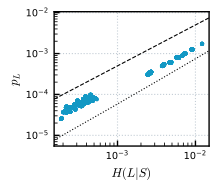

Reproduce this figure in Python.
import numpy as np
import matplotlib.pyplot as plt
from itertools import product
import matplotlib
from numba import njit, prange, get_num_threads, get_thread_id

p = 0.01 # physical error

n_q = 9  # number of data qubits


def Create_parity_check(Clifford_deformed):
    H = np.zeros((n_q-1, 2*n_q), dtype = int)

    # CSS surface code parity check
    H[0,[0,1]] = 1
    H[1,[1,2,4,5]] = 1
    H[2,[3,4,6,7]] = 1
    H[3,[7,8]] = 1
    H[4,[0+n_q,1+n_q,3+n_q,4+n_q]] = 1
    H[5,[2+n_q,5+n_q]] = 1
    H[6,[3+n_q,6+n_q]] = 1
    H[7,[4+n_q,5+n_q,7+n_q,8+n_q]] = 1

    for qubit in range(n_q):
        if Clifford_deformed[qubit] == 1:
            for check in H:
                # turn X check into Z
                if check[qubit] == 1:
                    check[qubit] = 0
                    check[qubit + n_q] = 1
                # turn Z check into X
                elif check[qubit + n_q] == 1:
                    check[qubit + n_q] = 0
                    check[qubit] = 1
        if Clifford_deformed[qubit] == 2:
            for check in H:
                # turn Z check into Y
                if check[qubit + n_q] == 1:
                    check[qubit] = 1
            
    return H


def Create_logicals(Clifford_deformed):
    # observable surface code
    obs = np.array([
        [0,0,0,0,0,0,0,0,0,1,0,0,1,0,0,1,0,0],
        [1,1,1,0,0,0,0,0,0,0,0,0,0,0,0,0,0,0],
    ])

    for qubit in range(n_q):
        if Clifford_deformed[qubit] == 1:
            for logical in obs:
                # turn X logical into Z
                if logical[qubit] == 1:
                    logical[qubit] = 0
                    logical[qubit + n_q] = 1
                # turn Z logical into X
                elif logical[qubit + n_q] == 1:
                    logical[qubit + n_q] = 0
                    logical[qubit] = 1
        if Clifford_deformed[qubit] == 2:
            for logical in obs:
                # turn X logical into Y
                if logical[qubit] == 1:
                    logical[qubit + n_q] = 1

    return obs



@njit
def popcount(x):
    c = 0
    while x > 0:
        x &= x - 1
        c += 1
    return c

@njit
def parity(x):
    x ^= x >> 16
    x ^= x >> 8
    x ^= x >> 4
    x ^= x >> 2
    x ^= x >> 1
    return x & 1

@njit(parallel=True)
def compute_core(n_a, n_q, H_X_ints, H_Z_ints, proba_error, N, mask_obs_0, mask_obs_1):
    num_threads = get_num_threads()
    pattern_proba_local = np.zeros((num_threads, 2, 2, 1 << n_a), dtype=np.float64)
    
    # Pre-compute the mask for the lower n_q bits
    q_mask = (1 << n_q) - 1

    for i in prange(N):
        tid = get_thread_id()
        
        # Original logic: bits[:, 0:n_q] is the first half, bits[:, n_q:n] is the second
        b_first = i & q_mask
        b_second = i >> n_q
        
        # --- Error Counting (Matching your original nb_errors_X/Y/Z) ---
        # nb_errors_X = (bits[:,0:n_q] & (bits[:,n_q:2*n_q]^1))
        nx = popcount(b_first & ~b_second)
        # nb_errors_Y = (bits[:,0:n_q] & bits[:,n_q:2*n_q])
        ny = popcount(b_first & b_second)
        # nb_errors_Z = ((bits[:,0:n_q]^1) & bits[:,n_q:2*n_q])
        nz = popcount(~b_first & b_second & q_mask)
        
        prob = proba_error[nx, ny, nz]
        
        # --- Syndrome Calculation ---
        # syndromes = (bits[:, :n_q] @ H[:, n_q:].T + bits[:, n_q:] @ H[:, :n_q].T) & 1
        syndrome_idx = 0
        for a in range(n_a):
            # bits[:n_q] @ H[:, n_q:]  -> b_first  & H_Z_ints
            # bits[n_q:] @ H[:, :n_q]  -> b_second & H_X_ints
            overlap = (b_first & H_Z_ints[a]) ^ (b_second & H_X_ints[a])
            if parity(overlap):
                syndrome_idx |= (1 << a)
                
        # --- Logical Observables ---
        # observable_X = np.sum(bits[:,np.where(obs[0])[0]], axis = 1)%2        
        # Extract parity from first half and second half based on obs mask
        obs_0_val = parity(i & mask_obs_0)
        obs_1_val = parity(i & mask_obs_1)
        
        pattern_proba_local[tid, obs_0_val, obs_1_val, syndrome_idx] += prob
        
    pattern_proba = np.zeros((2, 2, 1 << n_a), dtype=np.float64)
    for t in range(num_threads):
        pattern_proba += pattern_proba_local[t]
        
    return pattern_proba

def compute_stab_logical_dist(H, obs, p, eta):
    n_a, n = H.shape
    n_q = n // 2
    
    px = p/2/(1 + eta)
    pz = p*eta/(1 + eta)
    py = p/2/(1 + eta)
    p_I = 1-p
    
    proba_error = np.zeros((n_q + 1, n_q + 1, n_q + 1), dtype=np.float64)
    for nx in range(n_q + 1):
        for ny in range(n_q + 1 - nx):
            for nz in range(n_q + 1 - nx - ny):
                ni = n_q - nx - ny - nz
                proba_error[nx, ny, nz] = (px**nx) * (py**ny) * (pz**nz) * (p_I**ni)
                
    # Compress H
    H_X_ints = np.zeros(n_a, dtype=np.uint64)
    H_Z_ints = np.zeros(n_a, dtype=np.uint64)
    for i in range(n_a):
        hx, hz = 0, 0
        for j in range(n_q):
            if H[i, j]: hx |= (1 << j)
            if H[i, j + n_q]: hz |= (1 << j)
        H_X_ints[i] = hx
        H_Z_ints[i] = hz

    # Compress Obs
    mask_obs_0 = 0
    mask_obs_1 = 0
    for idx in np.where(obs[0])[0]:
        mask_obs_0 |= (1 << int(idx))
    for idx in np.where(obs[1])[0]:
        mask_obs_1 |= (1 << int(idx))
        
    return compute_core(n_a, n_q, H_X_ints, H_Z_ints, proba_error, 1 << n, mask_obs_0, mask_obs_1)


def logical_error(H, obs, p, eta):
    # probability distribution of stabilizers and observable
    stab_logical_dist = compute_stab_logical_dist(H,obs, p, eta)
    # sum least probable element of each class 
    P_L = np.sum(
        np.sum(stab_logical_dist, axis=(0,1)) 
        - np.max(stab_logical_dist, axis=(0,1))
    )
    return P_L


Logical_errors = np.zeros(3**9)

for index, Clifford_deformed in enumerate(product(range(3), repeat=9)):
    print(f"\r{index+1}/{3**9}".ljust(50), end="", flush=True)
    H = Create_parity_check(Clifford_deformed)
    obs = Create_logicals(Clifford_deformed)
    Logical_errors[index] = logical_error(H, obs, p = 0.01, eta = 500)
    
def H2(p):
    return -p*np.log2(p) -(1-p)*np.log2(1-p)
    
def H_L_knowing_S(H, obs, p, eta):
    stab_logical_dist = compute_stab_logical_dist(H,obs, p, eta)
    proba_syndrome = np.sum(stab_logical_dist, axis=(0,1))
    proba_logical_knowing_syndrome = np.divide(
        stab_logical_dist,
        proba_syndrome[None, None, :],
        out=np.zeros_like(stab_logical_dist),
        where=proba_syndrome[None, None, :] > 0,
    )
    nonzero = proba_logical_knowing_syndrome > 0
    entropy = -np.sum(
        stab_logical_dist[nonzero]
        * np.log2(proba_logical_knowing_syndrome[nonzero])
    )
    return entropy
    

H_L_knowing_S_list = np.zeros(3**9)

for index, Clifford_deformed in enumerate(product(range(3), repeat=9)):
    print(f"\r{index+1}/{3**9}".ljust(50), end="", flush=True)
    H = Create_parity_check(Clifford_deformed)
    obs = Create_logicals(Clifford_deformed)
    H_L_knowing_S_list[index] = H_L_knowing_S(H,obs,p = 0.01,eta = 500)    

matplotlib.use('Agg')
plt.style.use('rgplot')
plt.figure(figsize = (2,1.75))
plt.plot(H_L_knowing_S_list,Logical_errors,'o', markersize=2)
plt.xlabel(r'$H(L|S)$', fontsize = 9)
plt.loglog()
plt.ylabel(r'$p_L$', fontsize = 9)

x_limits = plt.xlim()
entropy_bound = np.logspace(np.log10(x_limits[0]), np.log10(x_limits[1]), 500)
plt.plot(
    entropy_bound,
    entropy_bound/2,
    '--',
    c='k',
    linewidth=0.8,
    label=r'$2p_L=H(L|S)$',
)

p_L_bound = np.logspace(-16, np.log10(3/4), 2000)
fano_entropy_bound = H2(p_L_bound) + p_L_bound*np.log2(3)
fano_visible = (
    (fano_entropy_bound >= x_limits[0])
    & (fano_entropy_bound <= x_limits[1])
)
plt.plot(
    fano_entropy_bound[fano_visible],
    p_L_bound[fano_visible],
    ':',
    c='k',
    linewidth=0.8,
    label=r'$H(L|S)=H_2(p_L)+p_L\log_2 3$',
)

plt.xlim(x_limits)
plt.xticks(fontsize = 7)
plt.yticks(fontsize = 7)

plt.savefig('Clifford_deformed.pdf')
